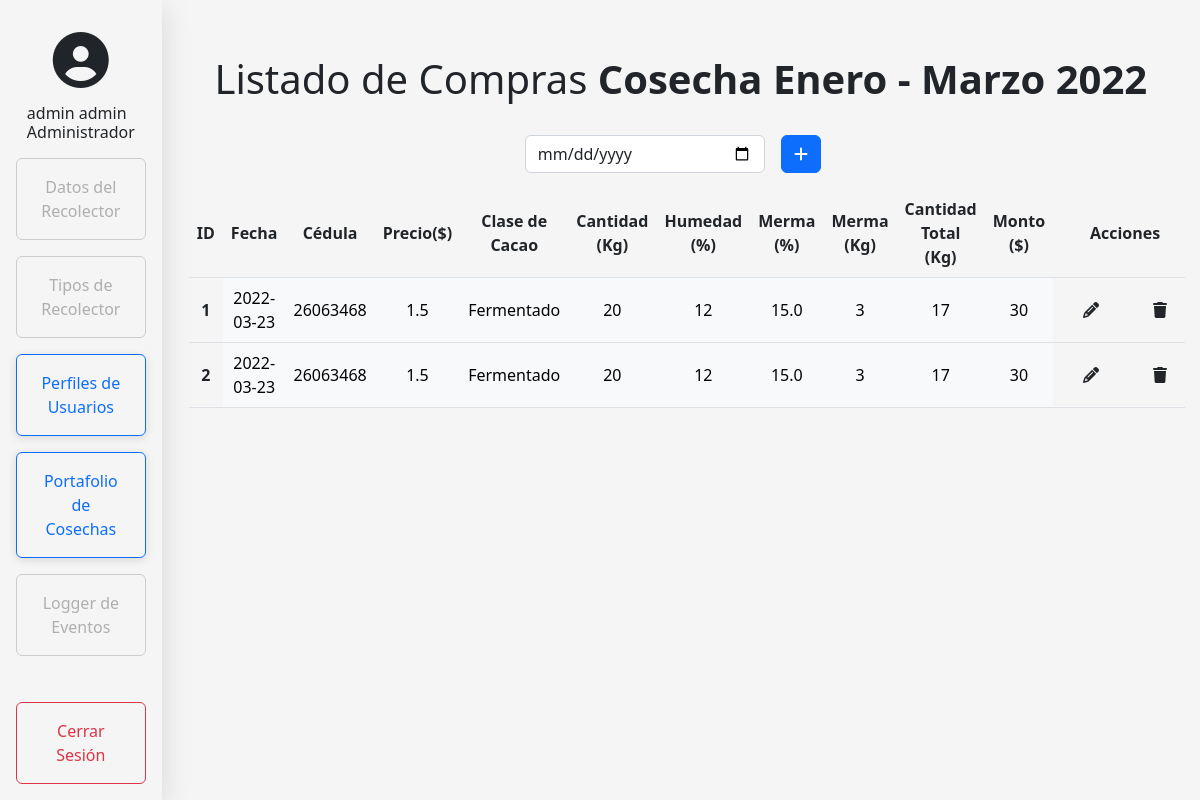
Screenshot of /cosechas/compras/1 (signed in) with the database file from the repository.
### model.py (models this page shows, shortened)
class Cosecha(db.Base):
    __tablename__ = 'cosecha'
    id = Column(Integer, primary_key=True, autoincrement = True)
    descripcion = Column(String, nullable=False)
    inicio = Column(Date, default=datetime.datetime.now())
    fin = Column(Date, default=datetime.datetime.now())
    numCosecha = relationship("Usuario")
    compra = relationship("Compra")
    activa = Column(Integer, nullable = False)

class Compra(db.Base):
    __tablename__ = 'compra'
    id = Column(Integer, primary_key=True, autoincrement = True)
    fecha = Column(Date, default=datetime.datetime.now())
    cedula = Column(Integer, ForeignKey("recolector.id"))
    tipo = Column(Integer, ForeignKey("tiporecolector.id"))
    precio = Column(Integer, default=0)
    cacao = Column(String, nullable=False)
    cantidad = Column(Integer, nullable=False)
    monto = Column(Integer, nullable=False)
    cosecha = Column(Integer, ForeignKey("cosecha.id"))
    humedad = Column(Integer, nullable=False)
    observaciones = Column(String, nullable=True)
    merma = Column(Integer, nullable=False)

### app.py (the view)
@app.route('/cosechas/compras/<id_cosecha>',methods=['GET','POST','PUT'])
def compras(id_cosecha):
    if 'username' in session:
        if session['rol'] == 1 or session['rol'] == 0:
            cosecha = db1.session.query(Cosecha).filter_by(id = id_cosecha).first()
            tipos = obtenerTiposRecolectores()
            recolectores = obtenerRecolectores()
            compras = obtenerCompras()
            if request.method=='POST':
                if recolectores != []:
                    generarCompra(request.form["id"],
                                request.form["fecha"],
                                request.form["cedula"],
                                request.form["cacao"],
                                request.form["cantidad"],
                                id_cosecha,
                                request.form["humedad"],
                                )
                    return render_template('compras.html',recolectores=recolectores, tipos=tipos, compras=compras, cosecha=cosecha)
                else:
                    flash("No se puede agregar la compra, no existen recolectores")
                    return render_template('compras.html',recolectores=recolectores, tipos=tipos, compras=compras, cosecha=cosecha)
            else:
                return render_template('compras.html',recolectores=recolectores, tipos=tipos, compras=compras, cosecha=cosecha)
        else:
            return redirect(url_for('home'))
    else:
       return redirect(url_for('login'))

### app.py (called while the page is built)
def obtenerRecolectores():
    recolectores = db1.session.query(Recolector).filter_by().all()
    return recolectores

def obtenerTiposRecolectores():
    tiposRecolectores = db1.session.query(TipoRecolector).filter_by().all()
    return tiposRecolectores

def obtenerCompras():
    compras = db1.session.query(Compra).filter_by().all()
    return compras

### templates/compras.html (shortened to what this page needs)
{% extends './home.html' %}
{% block customCSS %}
<link rel="stylesheet" href="{{ url_for('static',filename='css/login.css') }}">
{% endblock %}
{% block body %}
<main class="form-signin w-100 mb-auto mt-3 text-center justify-content-md-center row">
    {% if cosecha %}
        <h2 class=" my-4 fade-in display-6">Listado de Compras <b class="fw-bold">Cosecha {{cosecha.descripcion}}</b> </h2>
    {%endif%}
  <div class="row justify-content-md-center fade-in">
    <div class="col-md-4 d-flex justify-content-end">
          <input type="date" class="form-control my-2 search" id="myInput" onkeyup="search()" placeholder="Buscar por fecha...">
          <button type="button" class="btn btn-primary my-2 mx-3" data-bs-toggle="modal" data-bs-target="#AgregarCosecha">
            <i class="fa-solid fa-plus"></i>
          </button>
    </div>
  </div>
  {%if cosecha%}
      <div class="row justify-content-md-center fade-in">
        <div class="col-12 col-md-12 table-responsive">
          <table class="table mt-2 table-hover " id = "compras">
            <thead>
              <th scope="col">ID</th>
              <th scope="col">Fecha</th>
              <th scope="col">Cédula</th>
              <th scope="col">Precio($)</th>
              <th scope="col">Clase de Cacao</th>
              <th scope="col">Cantidad (Kg)</th>
              <th scope="col">Humedad (%)</th>
              <th scope="col">Merma (%)</th>
              <th scope="col">Merma (Kg)</th>
              <th scope="col">Cantidad Total (Kg)</th>
              <th scope="col">Monto ($)</th>
              <th scope="col">Acciones</th>
            </thead>
            <tbody>
              {%for compra in compras%}
              <tr class=" deleteOut tdEdit">
                  <th scope="row" id="{{compra.id}}">{{compra.id}}</th>
                  <form name="editCompra{{compra.id}}" action="/compras/update" method="POST">
                    <td class="table-light tdEdit" type="username" id="username">{{compra.fecha}}</td>
                    <td class="table-light tdEdit" type="username" id="username">{{compra.cedula}}</td>
                    <td class="table-light tdEdit" type="username" id="username">{{compra.precio}}</td>
                    <td class="table-light tdEdit" type="username" id="username">{{compra.cacao}}</td>
                    <td class="table-light tdEdit" type="username" id="username">{{compra.cantidad}}</td>
                    <td class="table-light tdEdit" type="username" id="username">{{compra.humedad}}</td>
                    <td class="table-light tdEdit" type="username" id="username">{{(compra.merma * 100)/compra.cantidad}}</td>
                    <td class="table-light tdEdit" type="username" id="username">{{compra.merma}}</td>
                    <td class="table-light tdEdit" type="username" id="username">{{compra.cantidad - compra.merma}}</td>
                    <td class="table-light tdEdit" type="username" id="username">{{compra.monto}}</td>
                  </form>
                  <td class="col-1">
                    <div class="cont">
                      <button id="editbtn" method="POST" class="edit pencil btn" role="button" onclick="handleEdit()" title="Editar Cosecha">
                        <div>
                          <i class="fa-solid fa-pencil"></i>
                        </div>
                      </button>
                      <form name="delete" action="/cosechas/delete" method="POST" class="edit trash btn" role="button" onclick="handleDelete();" title="Eliminar Cosecha">
                        <div >
                          <i class="fa-solid fa-trash"></i>
                        </div>
                      </form>
                    </div>
                  </td>
              </tr>
              {%endfor%}
            </tbody>
          </table>
        </div>
      </div>
  {%endif%}
</main>
{% endblock %}

### templates/home.html (shortened to what this page needs)
{% extends './base.html' %}
    {% block menu %}
    {% if 'username' in session%}
    <div class="d-flex flex-column p-3 bg-light sidebar " style="width: 17%; height: 100%;">
        <ul  role="button" onclick="window.location = '/'"class="nav d-flex mb-3 mr-3 justify-content-center fade-in" name="home">
            <li class=" d-flex centerList flex-column">
                <i class="fa-solid fa-circle-user display-4 m-3"></i>
            </li>
            <li class=" justify-content-center flex-column centerList mx-2" >
                <h6 class="text-left centerList">
                    {{ session['nombres'] + ' ' + session['apellidos']}}
                </h6>
                <h6 class="text-left fw-light centerList">
                    {% if session['rol'] == 0%}
                    Analista de Compras
                    {%elif session['rol'] == 1 %}
                    Administrador
                    {%else%}
                    Vendedor
                    {%endif%}
                </h6>
            </li>
        </ul>
        <ul class="nav nav-pills flex-column mb-auto upList justify-content-md-center" id="menuList">
            {% if session['rol'] == 0 %}
            <li class="align-items-center justify-content-md-center fade-in">
                <a href="{{ url_for('recolector') }}" class="w-100">
                    <button class="nav-item btn btn-outline-primary mb-3 px-4 py-3">
                        Datos del Recolector
                    </button>
                </a>
            </li>
            <li class="align-items-center justify-content-md-center fade-in">
                <a href="{{ url_for('tipo_prod') }}" class="w-100">
                    <button class="nav-item btn btn-outline-primary mb-3 px-4 py-3">
                        Tipos de Recolector
                    </button>
                </a>
            </li>
            {% else %}
            <li class="align-items-center justify-content-md-center fade-in">
                <a href="#" class="w-100 disabled">
                    <button class="nav-item btn btn-outline-primary mb-3 px-4 py-3 disabled">
                         Datos del Recolector
                    </button>
                </a>
            </li>
            <li class="align-items-center justify-content-md-center fade-in">
                <a href="#" class="w-100 disabled">
                    <button class="nav-item btn btn-outline-primary mb-3 px-4 py-3 disabled">
                        Tipos de Recolector
                    </button>
                </a>
            </li>
            {% endif %}
            {% if session['rol'] == 1 %}
            <li class="align-items-center justify-content-md-center fade-in">
                <a href="{{ url_for('admin') }}" class="w-100">
                    <button class="nav-item btn btn-outline-primary mb-3 px-4 py-3">
                        Perfiles de Usuarios
                    </button>
                </a>
            </li>
            {% endif %}
            {% if session['rol'] == 1 or session['rol'] == 0 %}
            <li class="align-items-center justify-content-md-center fade-in">
                <a href="{{ url_for('cosechas') }}" class="w-100">
                    <button class="nav-item btn btn-outline-primary mb-3 px-4 py-3">
                        Portafolio de Cosechas
                    </button>
                </a>
            </li>
            {% endif %}
            {% if session['rol'] == 2 %}
            <li class="align-items-center justify-content-md-center fade-in">
                <a href="#" class="w-100">
                    <button class="nav-item btn btn-outline-primary mb-3 px-4 py-3">
                        Logger de Eventos
                    </button>
                </a>
            </li>
            {%else%}
            <li class="align-items-center justify-content-md-center fade-in">
                <a href="#" class="w-100 disabled">
                    <button class="nav-item btn btn-outline-primary mb-3 px-4 py-3 disabled">
                        Logger de Eventos
                    </button>
                </a>
            </li>
            {%endif%}
        </ul>
        <ul class="nav nav-pills flex-column upList">
            <li class="align-items-center justify-content-md-center fade-in">
                <a href="/logout" class="w-100">
                    <button class="btn btn-outline-danger px-4 py-3 logout">
                        Cerrar Sesión
                    </button>
                </a>
            </li>
        </ul>
    </div>
    {%endif%}
        {% block body %}{% endblock %}
    {% endblock %}

### templates/base.html (shortened to what this page needs)
<!DOCTYPE html>
<html lang="en">
<head>
    <link href="https://cdn.jsdelivr.net/npm/bootstrap@5.2.0-beta1/dist/css/bootstrap.min.css"
        rel="stylesheet"
>
    {% block customCSS %}
    {% endblock %}
</head>
<body>
    {% block menu %}
    {% endblock %}
</body>
</html>

### static/css/login.css (style rules this page uses)
html, body { height: 100%; }
a.disabled { pointer-events: none; cursor: default; }
body { display: flex; align-items: center; background-color: #f5f5f5; }
.sidebar { box-shadow: rgba(99, 99, 99, 0.6) 0px 2px 8px 0px; box-shadow: rgba(100, 100, 111, 0.2) 0px 7px 29px 0px; background-color: #f5f5f5 !important; }
.nav-item.disabled { border-color: #b7b7b7; box-shadow: none; color: #898989 }
.nav-item { background-color: #f5f5f5; box-shadow: rgba(99, 99, 99, 0.2) 0px 2px 8px 0px; transition: 0.5s; width: 100% !important; }
.logout { width: 100%; }
.upList { display: flex; flex-direction: column !important; }
.upList>:last-child { margin-top: auto !important; }
.centerList { margin:auto 0px; }
.form-signin { padding: 15px; }
.cont { display: flex; flex: 0 0 auto; justify-content: center; padding: 0px; margin: -5px; }
form.edit { display: flex !important; flex: 1 0 0%; justify-content: center !important; padding: 6px 20px !important; border-radius: 40rem !important; }
button.edit { display: flex !important; flex: 1 0 0%; justify-content: center !important; padding: 6px 20px !important; border-radius: 40rem !important; }
.trash { margin: 0 6px !important; }
.pencil { margin: 0 6px !important; }
.fade-in { opacity:0; -webkit-animation:fadeIn ease-in 1; -moz-animation:fadeIn ease-in 1; animation:fadeIn ease-in 1; -webkit-animation-fill-mode:forwards; -moz-animation-fill-mode:forwards; animation-fill-mode:forwards; -webkit-animation-duration:0.3s; -moz-animation-duration:0.3s; animation-duration:0.3s; }
.table-light { vertical-align: middle; }
th { vertical-align: middle; }
td { text-align: center; vertical-align: middle; }

### rows the page displays
Cosecha: descripcion "Enero - Marzo 2022"
Compra: id "1", fecha "2022-03-23", cedula "26063468", precio "1.5", cacao "Fermentado", cantidad "20", humedad "12", (compra.merma*100)/compra.cantidad "15.0", merma "3", compra.cantidad-compra.merma "17", monto "30"
Compra: id "2", fecha "2022-03-23", cedula "26063468", precio "1.5", cacao "Fermentado", cantidad "20", humedad "12", (compra.merma*100)/compra.cantidad "15.0", merma "3", compra.cantidad-compra.merma "17", monto "30"

### other values shown
{{ session['nombres'] + ' ' + session['apellidos'] }} "admin admin"
